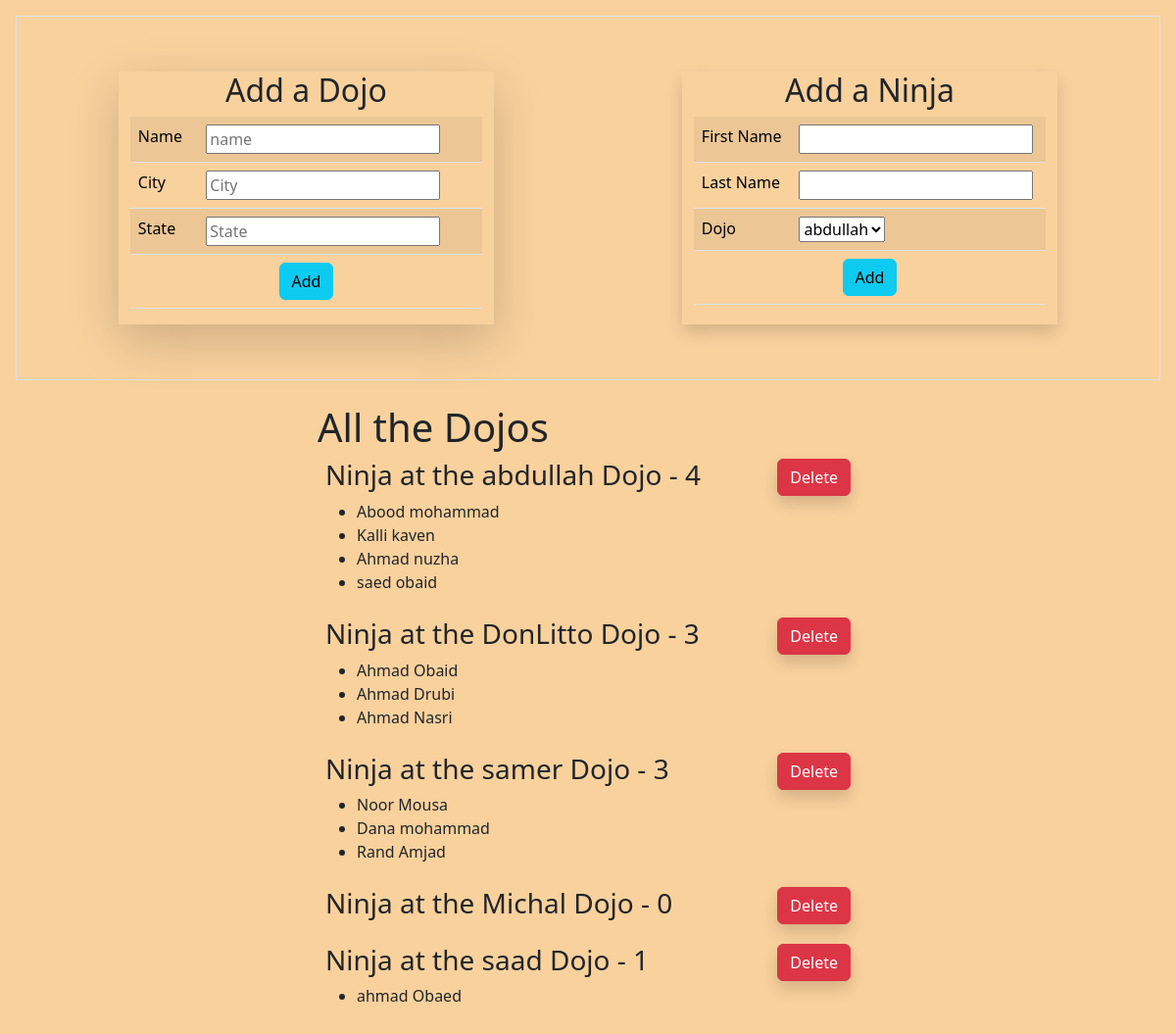
The page / on the database its author committed.
### dojo_app/models.py (models this page shows)
class Dojo(models.Model):
    name = models.CharField(max_length = 255)
    city = models.CharField(max_length = 255)
    state = models.CharField(max_length = 2)
    desc = models.CharField(max_length = 255)

class Ninja(models.Model):
    first_name = models.CharField(max_length = 255)
    last_name = models.CharField(max_length = 255)
    dojo = models.ForeignKey(Dojo, related_name = "ninjas" , on_delete = models.CASCADE)

### dojo_app/views.py (the view)
# urls.py: path('',views.index),
def index(request):
    context = {
        'dojo': models.Dojo.objects,
        'ninja': models.Ninja.objects
    }
    return render(request,'index.html',context)

### dojo_app/templates/index.html (shortened to what this page needs)
<!DOCTYPE html>
{% load static %}
<html>
    <head>
        <link href="https://cdn.jsdelivr.net/npm/bootstrap@5.3.3/dist/css/bootstrap.min.css" rel="stylesheet"
>
        <link rel="stylesheet" href="{% static 'css/style.css'%}">
    </head>
    <body>
        <div class="continaer">
            <div class="row m-3 p-2 justify-content-around border">
                <div class="col-4 m-5 shadow-lg">
                    <h2 class="text-center">Add a Dojo</h2>
                    <table class="table table-striped">
                        <form action="create_dojo" method="post">
                            <tr>
                                <td><label for="dojo_name">Name </label></td>
                                <td><input type="text" name = "dojo_name" placeholder="name"></td>
                            </tr>
                            <tr>
                                <td><label for="city">City</label></td>
                                <td><input type="text" name="dojo_city" placeholder="City"></td>
                            </tr>
                            <tr>
                                <td><label for="state">State</label></td>
                                <td><input type="text" name="dojo_state" placeholder="State"></td>
                            </tr>
                            <tr>
                                <td colspan="2" class="text-center"><input type="submit" name="add_dojo" value="Add" class="btn btn-info"></td>
                            </tr>
                        </form>
                    </table>
                </div>
                <div class="col-4 m-5 shadow">
                    <h2 class="text-center">Add a Ninja</h2>
                    <table class="table table-striped">
                        <form action="/create_ninja" method="post">
                            <tr>
                                <td><label for="ninja_first_name">First Name</label></td>
                                <td><input type="text" name="ninja_first_name"></td>
                            </tr>
                            <tr>
                                <td><label for="ninja_last_name">Last Name</label></td>
                                <td><input type="text" name="ninja_last_name"></td>
                            </tr>
                            <tr>
                                <td><label for="dojo">Dojo</label></td>
                                <td>
                                    <select name="ninja_dojo">
                                    {% for ninja in dojo.all %}
                                        <option  name = "ninja_dojo" value="{{ninja.id}}">{{ninja.name}}</option>
                                    {%endfor%}
                                    </select>
                                </td>
                            </tr>
                            <tr>
                                <td colspan="2" class="text-center"><input type="submit" name="add_ninja" value="Add" class="btn btn-info"></td>
                            </tr>
                        </form>
                    </table>
                </div>
            </div>
            <div class="row m-3 p-2 justify-content-center">
                <div class="col-6 align-self-center">
                    <h2 class="fs-1">All the Dojos</h2>
                    {% for dojo in dojo.all %}
                        <div class=" m-2 d-flex justify-content-between align-items-start">
                            <div>
                                <h3>Ninja at the {{dojo.name}} Dojo - {{dojo.ninjas.all.count}}</h3>
                                <ul >
                                    {%for ninja in dojo.ninjas.all%}
                                        <li class="inline">{{ninja.first_name}} {{ninja.last_name}}</li>
                                    {%endfor%}
                                </ul>
                            </div>
                            <div>
                                <form action="/delete_dojo" method="post">
                                    <input type="submit" value="Delete" class="btn btn-danger shadow">
                                </form>
                            </div>
                        </div>
                    {%endfor%}
                </div>
            </div>
        </div>
    </body>
</html>

### dojo_app/static/css/style.css (style rules this page uses)
body { background-color: rgb(249, 209, 157); }
.table { --bs-table-bg: rgb(249, 209, 157); }

### rows shown on the page
Dojo: name "abdullah", ninjas.all.count "4"
Ninja: first_name "Abood", last_name "mohammad"
Ninja: first_name "Kalli", last_name "kaven"
Ninja: first_name "Ahmad", last_name "nuzha"
Ninja: first_name "saed", last_name "obaid"
Dojo: name "DonLitto", ninjas.all.count "3"
Ninja: first_name "Ahmad", last_name "Obaid"
Ninja: first_name "Ahmad", last_name "Drubi"
Ninja: first_name "Ahmad", last_name "Nasri"
Dojo: name "samer", ninjas.all.count "3"
Ninja: first_name "Noor", last_name "Mousa"
Ninja: first_name "Dana", last_name "mohammad"
Ninja: first_name "Rand", last_name "Amjad"
Dojo: name "Michal", ninjas.all.count "0"
Dojo: name "saad", ninjas.all.count "1"
Ninja: first_name "ahmad", last_name "Obaed"

### other values the page prints
form field ninja_dojo "abdullah"
